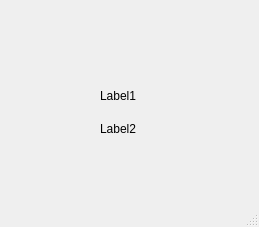
<?xml version="1.0" encoding="UTF-8"?>
<ui version="4.0">
 <class>MainWindow</class>
 <widget class="QMainWindow" name="MainWindow">
  <property name="geometry">
   <rect>
    <x>0</x>
    <y>0</y>
    <width>259</width>
    <height>227</height>
   </rect>
  </property>
  <property name="windowTitle">
   <string>MainWindow</string>
  </property>
  <widget class="QWidget" name="centralwidget">
   <widget class="QLabel" name="label">
    <property name="geometry">
     <rect>
      <x>100</x>
      <y>80</y>
      <width>51</width>
      <height>31</height>
     </rect>
    </property>
    <property name="text">
     <string>Label1</string>
    </property>
   </widget>
   <widget class="QLabel" name="label_2">
    <property name="geometry">
     <rect>
      <x>100</x>
      <y>120</y>
      <width>67</width>
      <height>17</height>
     </rect>
    </property>
    <property name="text">
     <string>Label2</string>
    </property>
   </widget>
  </widget>
  <widget class="QMenuBar" name="menubar">
   <property name="geometry">
    <rect>
     <x>0</x>
     <y>0</y>
     <width>259</width>
     <height>22</height>
    </rect>
   </property>
  </widget>
  <widget class="QStatusBar" name="statusbar"/>
 </widget>
 <resources/>
 <connections/>
</ui>
